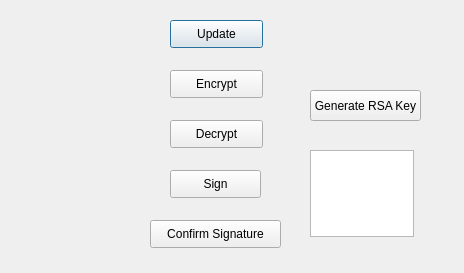
<?xml version="1.0" encoding="UTF-8"?>
<ui version="4.0">
 <class>Functions</class>
 <widget class="QDialog" name="Functions">
  <property name="geometry">
   <rect>
    <x>0</x>
    <y>0</y>
    <width>464</width>
    <height>273</height>
   </rect>
  </property>
  <property name="windowTitle">
   <string>Functions</string>
  </property>
  <widget class="QPushButton" name="UpdateProfile">
   <property name="geometry">
    <rect>
     <x>170</x>
     <y>20</y>
     <width>93</width>
     <height>28</height>
    </rect>
   </property>
   <property name="cursor">
    <cursorShape>PointingHandCursor</cursorShape>
   </property>
   <property name="text">
    <string>Update</string>
   </property>
  </widget>
  <widget class="QPushButton" name="Encrypt">
   <property name="geometry">
    <rect>
     <x>170</x>
     <y>70</y>
     <width>93</width>
     <height>28</height>
    </rect>
   </property>
   <property name="cursor">
    <cursorShape>PointingHandCursor</cursorShape>
   </property>
   <property name="text">
    <string>Encrypt</string>
   </property>
  </widget>
  <widget class="QPushButton" name="Decrypt">
   <property name="geometry">
    <rect>
     <x>170</x>
     <y>120</y>
     <width>93</width>
     <height>28</height>
    </rect>
   </property>
   <property name="cursor">
    <cursorShape>PointingHandCursor</cursorShape>
   </property>
   <property name="text">
    <string>Decrypt</string>
   </property>
  </widget>
  <widget class="QPushButton" name="ConfirmSignature">
   <property name="geometry">
    <rect>
     <x>150</x>
     <y>220</y>
     <width>131</width>
     <height>28</height>
    </rect>
   </property>
   <property name="cursor">
    <cursorShape>PointingHandCursor</cursorShape>
   </property>
   <property name="text">
    <string>Confirm Signature</string>
   </property>
  </widget>
  <widget class="QPushButton" name="SignButton">
   <property name="geometry">
    <rect>
     <x>170</x>
     <y>170</y>
     <width>91</width>
     <height>28</height>
    </rect>
   </property>
   <property name="cursor">
    <cursorShape>PointingHandCursor</cursorShape>
   </property>
   <property name="text">
    <string>Sign</string>
   </property>
  </widget>
  <widget class="QPushButton" name="generate_key">
   <property name="geometry">
    <rect>
     <x>310</x>
     <y>90</y>
     <width>111</width>
     <height>31</height>
    </rect>
   </property>
   <property name="cursor">
    <cursorShape>PointingHandCursor</cursorShape>
   </property>
   <property name="text">
    <string>Generate RSA Key</string>
   </property>
  </widget>
  <widget class="QTextEdit" name="noti_text">
   <property name="geometry">
    <rect>
     <x>310</x>
     <y>150</y>
     <width>104</width>
     <height>87</height>
    </rect>
   </property>
   <property name="toolTipDuration">
    <number>-1</number>
   </property>
   <property name="readOnly">
    <bool>true</bool>
   </property>
  </widget>
 </widget>
 <resources/>
 <connections/>
</ui>
